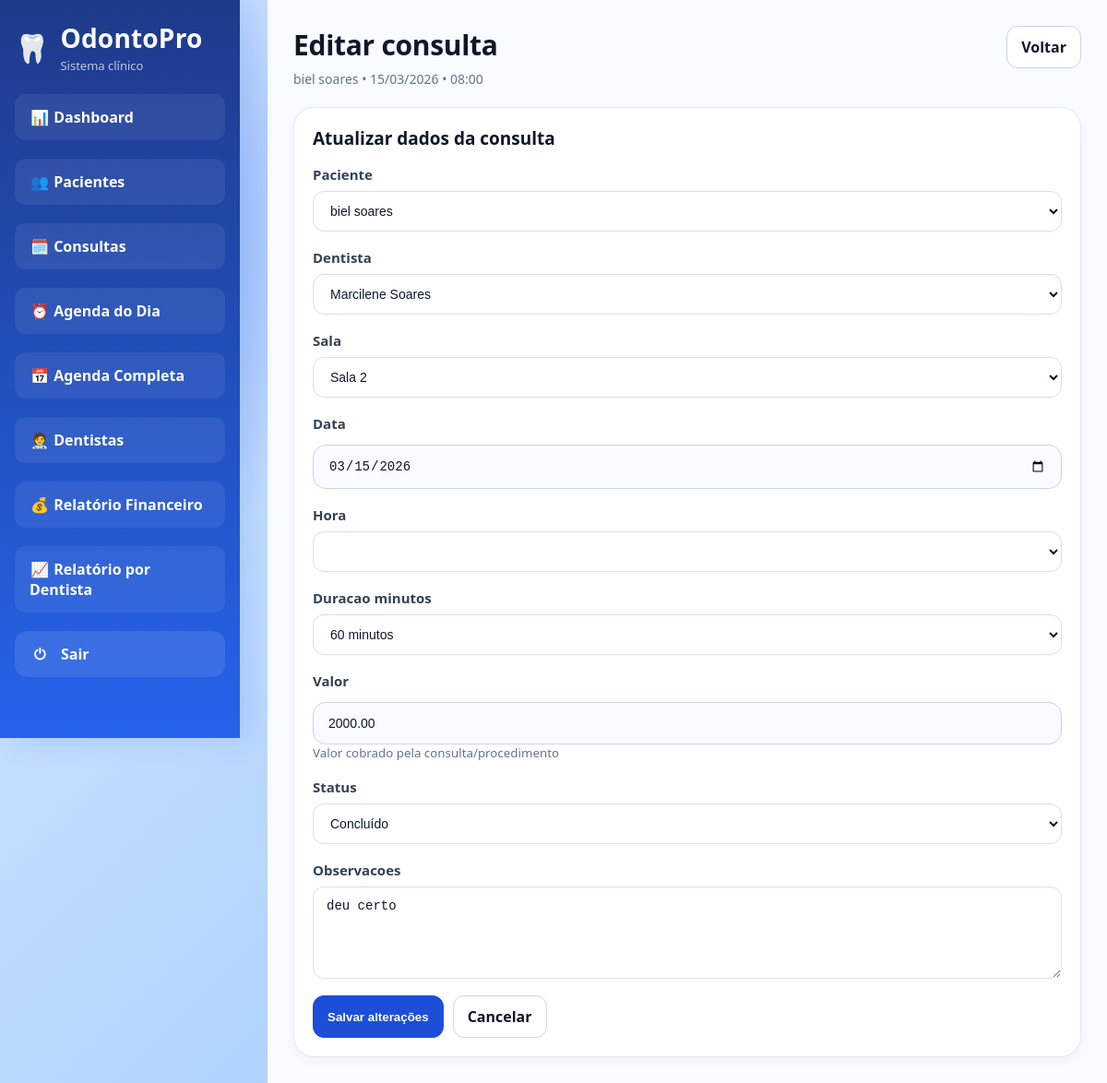
The page /consultas/3/editar/ (signed in) on the database its author committed.
### core/models.py (models this page shows, shortened)
class Consulta(models.Model):
    STATUS_CHOICES = [
        ("agendado", "Agendado"),
        ("confirmado", "Confirmado"),
        ("concluido", "Concluído"),
        ("cancelado", "Cancelado"),
    ]
    DURACAO_CHOICES = [
        (30, "30 minutos"),
        (60, "60 minutos"),
        (90, "90 minutos"),
        (120, "120 minutos"),
    ]
    paciente = models.ForeignKey(
        Paciente,
        on_delete=models.CASCADE,
        related_name="consultas"
    )
    dentista = models.ForeignKey(
        Dentista,
        on_delete=models.SET_NULL,
        null=True,
        blank=True,
        related_name="consultas"
    )
    sala = models.ForeignKey(
        Sala,
        on_delete=models.SET_NULL,
        null=True,
        blank=True,
        related_name="consultas"
    )
    data = models.DateField()
    hora = models.TimeField()
    duracao_minutos = models.PositiveIntegerField(
        choices=DURACAO_CHOICES,
        default=60
    )
    observacoes = models.TextField(blank=True, null=True)
    status = models.CharField(
        max_length=20,
        choices=STATUS_CHOICES,
        default="agendado"
    )
    criado_em = models.DateTimeField(auto_now_add=True)
    valor = models.DecimalField(
        max_digits=10,
        decimal_places=2,
        default=0,
        help_text="Valor cobrado pela consulta/procedimento"
    )

class Paciente(models.Model):
    nome = models.CharField(max_length=120)
    cpf = models.CharField(max_length=14, unique=True)
    telefone = models.CharField(max_length=20, blank=True, null=True)
    data_nascimento = models.DateField(blank=True, null=True)
    endereco = models.CharField(max_length=255, blank=True, null=True)
    observacoes = models.TextField(blank=True, null=True)
    data_cadastro = models.DateTimeField(auto_now_add=True)
    def __str__(self):
        return self.nome

### core/views.py (the view)
# urls.py: path("consultas/<int:pk>/editar/", views.editar_consulta, name="editar_consulta"),
@login_required
def editar_consulta(request, pk):
    consulta = get_object_or_404(Consulta, pk=pk)
    if request.method == "POST":
        form = ConsultaForm(request.POST, instance=consulta)
        if form.is_valid():
            form.save()
            messages.success(request, "Consulta atualizada com sucesso.")
            return redirect("lista_consultas")
        messages.error(request, "Corrija os erros do formulário.")
    else:
        form = ConsultaForm(instance=consulta)
    return render(request, "core/consultas/editar.html", {
        "form": form,
        "consulta": consulta,
    })

### core/models.py (called while the page is built)
    def __str__(self):
        return self.nome

    def __str__(self):
        return self.nome

### core/templatetags/core_extras.py (called while the page is built)
@register.filter
def has_group(user, group_name):
    return user.groups.filter(name=group_name).exists()

### core/templates/core/consultas/editar.html (shortened to what this page needs)
{% extends 'core/base.html' %}
{% block content %}
<div class="page-header">
  <div>
    <h1 class="title">Editar consulta</h1>
    <p class="subtitle">
      {{ consulta.paciente.nome }} • {{ consulta.data|date:"d/m/Y" }} • {{ consulta.hora|time:"H:i" }}
    </p>
  </div>
  <div class="header-actions">
    <a class="btn btn-ghost" href="{% url 'lista_consultas' %}">Voltar</a>
  </div>
</div>
<div class="card-form">
  <h2 class="card-title">Atualizar dados da consulta</h2>
  <form method="post">
    {% for field in form %}
      <div class="form-group">
        <label for="{{ field.id_for_label }}">{{ field.label }}</label>
        {{ field }}
        {% if field.help_text %}
          <small class="muted">{{ field.help_text }}</small>
        {% endif %}
      </div>
    {% endfor %}
    <div class="actions">
      <button type="submit" class="btn">Salvar alterações</button>
      <a href="{% url 'lista_consultas' %}" class="btn btn-ghost">Cancelar</a>
    </div>
  </form>
</div>
{% endblock %}

### core/static/core/css/style.css (style rules this page uses)
* { box-sizing: border-box; }
:root { --bg: #f4f7fb; --bg-soft: #eef3f9; --surface: #ffffff; --surface-alt: #f8fbff; --border: #e2e8f0; --border-strong: #cbd5e1; --text: #0f172a; --text-soft: #64748b; --primary: #1d4ed8; --primary-soft: #eff6ff; --primary-border: #bfdbfe; --sidebar-start: #0b2b5a; --sidebar-end: #0d4ea1; --success-bg: #dcfce7; --success-text: #166534; --danger-bg: #fee2e2; --danger-text: #991b1b; --neutral-bg: #e5e7eb; --neutral-text: #374151; --warning-bg: #fef3c7; --warning-text: #92400e; --shadow-sm: 0 4px 12px rgba(15, 23, 42, 0.04); --shadow-md: 0 10px 24px rgba(15, 23, 42, 0.06); --radius-md: 14px; --radius-lg: 18px; --radius-xl: 22px; }
body { margin: 0; font-family: Arial, Helvetica, sans-serif; color: var(--text); background: linear-gradient(180deg, #edf3f9 0%, #f7f9fc 100%); }
a { color: inherit; text-decoration: none; }
h1, .title { margin: 0; font-size: 30px; font-weight: 800; letter-spacing: -0.3px; }
.subtitle { margin: 6px 0 0; font-size: 14px; line-height: 1.5; color: var(--text-soft); }
.muted { color: var(--text-soft); }
.page-header { display: flex; align-items: flex-start; justify-content: space-between; gap: 16px; margin-bottom: 20px; }
.header-actions, .actions { display: flex; flex-wrap: wrap; gap: 10px; }
.card, .card-form { padding: 20px; background: var(--surface); border: 1px solid var(--border); border-radius: var(--radius-xl); box-shadow: var(--shadow-sm); }
.card-title { margin: 0 0 16px; font-size: 19px; font-weight: 800; color: var(--text); }
.card-form { max-width: 900px; }
form { width: 100%; }
.form-group { display: flex; flex-direction: column; margin-bottom: 16px; }
.form-group label, label { margin-bottom: 6px; font-size: 14px; font-weight: 700; color: #1e293b; }
input, textarea, select { width: 100%; padding: 12px 14px; font-size: 14px; color: var(--text); background: #fff; border: 1px solid #d7e0ed; border-radius: 12px; outline: none; transition: border-color 0.2s ease, box-shadow 0.2s ease; }
textarea { min-height: 100px; resize: vertical; }
.btn { display: inline-flex; align-items: center; justify-content: center; padding: 11px 15px; font-weight: 800; color: #fff; cursor: pointer; background: var(--primary); border: 1px solid var(--primary); border-radius: 12px; transition: transform 0.2s ease, opacity 0.2s ease, background 0.2s ease; }
.btn-ghost { color: var(--text); background: #fff; border-color: var(--border-strong); }
.form-group { margin-bottom: 16px; }
.form-group label { font-size: 14px; font-weight: 600; color: #475569; }
.form-group input { width: 100%; padding: 12px; border-radius: 10px; border: 1px solid #e2e8f0; margin-top: 5px; }
html, body { min-height: 100%; margin: 0; padding: 0; }
body { font-family: 'Segoe UI', sans-serif; color: #0f172a; background: radial-gradient(circle at 10% 20%, rgba(37, 99, 235, 0.35), transparent 25%), radial-gradient(circle at 90% 80%, rgba(59, 130, 246, 0.25), transparent 25%), linear-gradient(135deg, #dbeafe 0%, #bfdbfe 40%, #93c5fd 100%); }
.form-group { margin-bottom: 18px; }
.form-group label { display: block; margin-bottom: 8px; font-size: 15px; font-weight: 800; color: #334155; }
.form-group input { width: 100%; padding: 14px 16px; border-radius: 14px; border: 1px solid #cbd5e1; background: #f8fbff; color: #0f172a; outline: none; transition: all 0.2s ease; }

### rows shown on the page
Consulta: paciente.nome "biel soares", data "15/03/2026", hora "08:00", form "biel soares" "Marcilene Soares" "Sala 2" "03/15/2026" "60 minutos" "2000.00" "Concluído" "deu certo"

### other values the page prints
{{ field.label }} "Paciente" "Dentista" "Sala" "Data" "Hora" "Duracao minutos" "Valor" "Status" "Observacoes"
{{ field.help_text }} "Valor cobrado pela consulta/procedimento"
